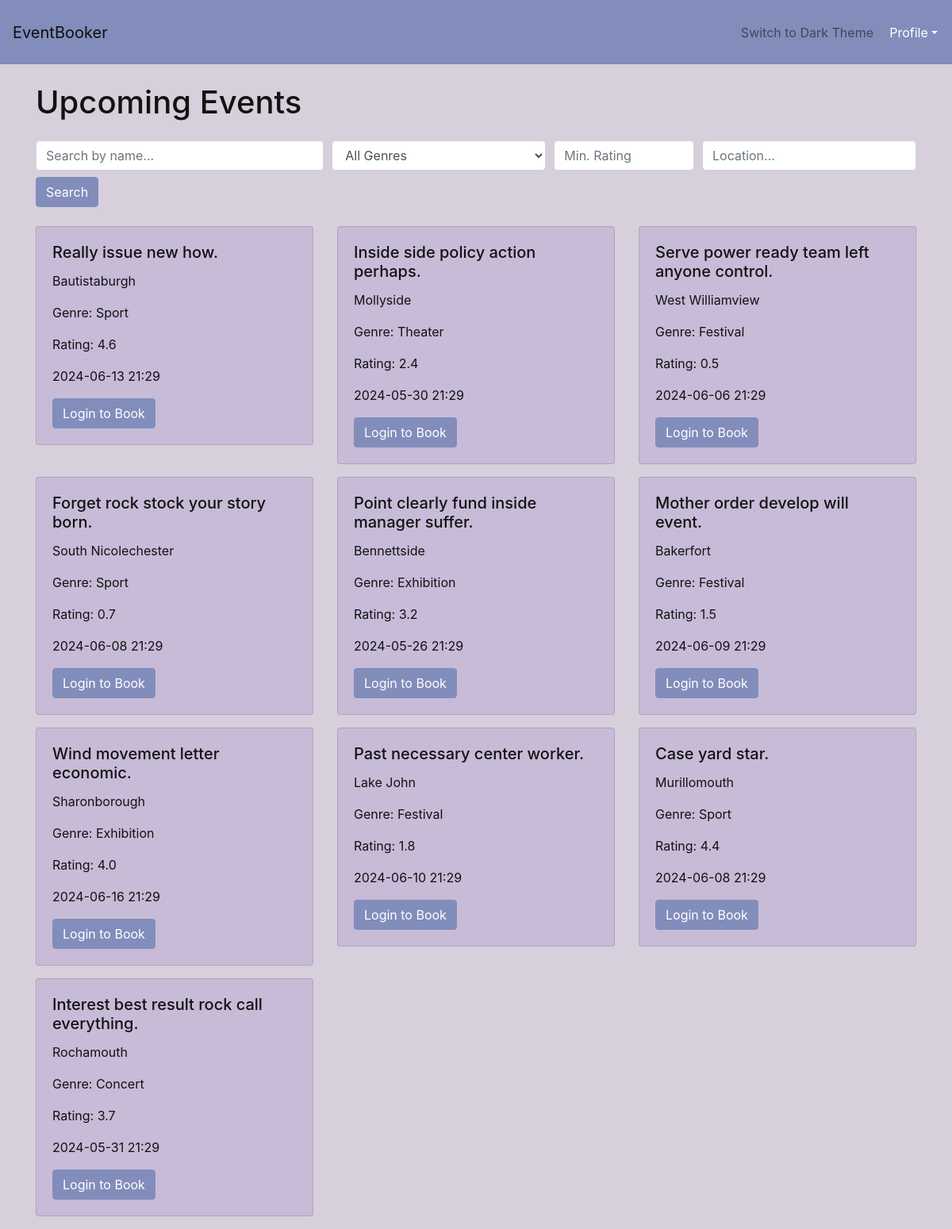
Page /home on the earlier database version.
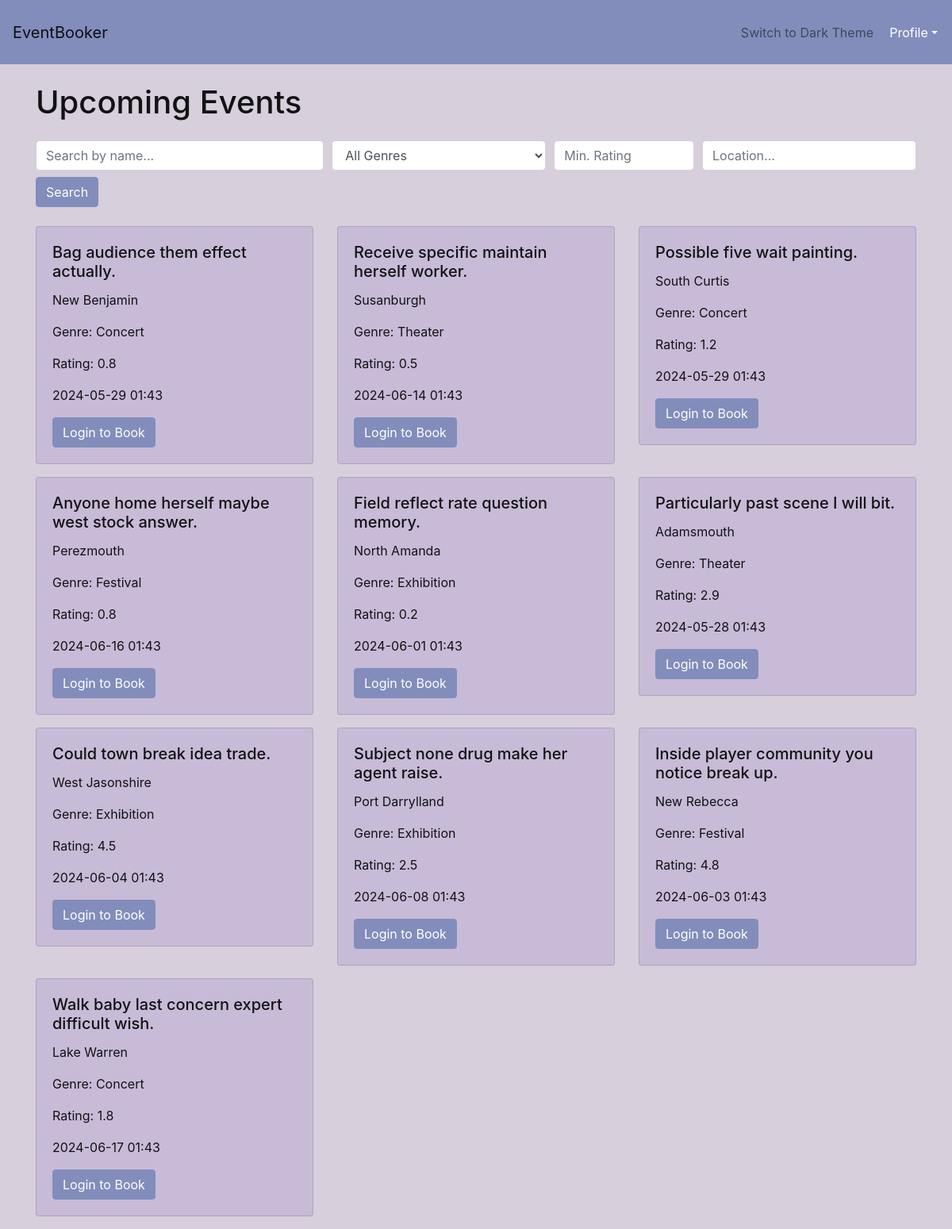
Same page on the later database version.
### app/models.py (models this page shows)
class Event(db.Model):
    id = db.Column(db.Integer, primary_key=True)
    name = db.Column(db.String(100), nullable=False)
    location = db.Column(db.String(100), nullable=False)
    date = db.Column(db.DateTime, nullable=False)
    genre = db.Column(db.String(50))
    rating = db.Column(db.Float, default=0.0)
    bookings = db.relationship('Booking', backref='event', lazy=True, cascade='all, delete-orphan')

### app/routes.py (the view)
@app.route('/')
@app.route('/home')
def home() -> str:
    if current_user.is_authenticated:
        user_preferences = current_user.preferences.split(',') if current_user.preferences else []
        preferred_events = Event.query.filter(Event.genre.in_(user_preferences)).all()
        other_events = Event.query.filter(Event.genre.notin_(user_preferences)).all()
        events = preferred_events + other_events
    else:
        events = Event.query.all()
    current_theme = request.cookies.get('theme', 'light')  # Получаем текущую тему из куки
    return render_template('home.html', events=events, current_theme=current_theme)  # Передаем текущую тему в контекст шаблона

### app/templates/home.html (shortened to what this page needs)
{% extends 'base.html' %}
{% block content %}
<div class="container mt-4">
    <h1 class="mb-4">Upcoming Events</h1>
        <form method="GET" action="{{ url_for('search') }}" class="mb-4">
            <div class="form-row">
                <div class="col-md-4">
                    <input type="text" class="form-control" name="query" placeholder="Search by name..." value="{{ query }}">
                </div>
                <div class="col-md-3">
                    <select class="form-control" name="genre">
                        <option value="">All Genres</option>
                    </select>
                </div>
                <div class="col-md-2">
                    <input type="number" class="form-control" name="min_rating" min="0" max="5" step="0.1" placeholder="Min. Rating" value="{{ min_rating }}">
                </div>
                <div class="col-md-3">
                    <input type="text" class="form-control" name="location" placeholder="Location..." value="{{ location }}">
                </div>
            </div>
            <button type="submit" class="btn btn-primary mt-2">Search</button>
        </form>
    <div class="row">
        {% for event in events %}
        <div class="col-md-4 mb-3">
            <div class="card {% if current_theme == 'light' %}light-theme{% else %}dark-theme{% endif %}">
                <div class="card-body">
                    <h5 class="card-title">{{ event.name }}</h5>
                    <p class="card-text">{{ event.location }}</p>
                    <p class="card-text">Genre: {{ event.genre }}</p>
                    <p class="card-text">Rating: {{ event.rating }}</p>
                    <p class="card-text">{{ event.date.strftime('%Y-%m-%d %H:%M') }}</p>
                    {% if current_user.is_authenticated %}
                        {% set booking = current_user.bookings|selectattr('event_id', '==', event.id)|first %}
                        {% if booking %}
                            {% if not booking.is_paid %}
                                <a href="{{ url_for('payment', booking_id=booking.id) }}" class="btn btn-success">Pay</a>
                            {% endif %}
                        {% else %}
                            <a href="{{ url_for('book', event_id=event.id) }}" class="btn btn-primary">Book Now</a>
                        {% endif %}
                    {% else %}
                        <a href="{{ url_for('login') }}" class="btn btn-primary">Login to Book</a>
                    {% endif %}
                </div>
            </div>
        </div>
        {% endfor %}
    </div>
</div>
{% endblock %}

### app/templates/base.html (shortened to what this page needs)
<!DOCTYPE html>
<html lang="en">
<head>
    <link href="https://stackpath.bootstrapcdn.com/bootstrap/4.5.2/css/bootstrap.min.css" rel="stylesheet">
</head>
<body class="light-theme">
    <nav class="navbar navbar-expand-lg light-theme">
        <a class="navbar-brand" href="{{ url_for('home') }}">EventBooker</a>
        <div class="collapse navbar-collapse" id="navbarNav">
            <ul class="navbar-nav ml-auto align-items-center">
                <li class="nav-item">
                    <a class="nav-link" href="#" id="theme-toggle">Switch to Dark Theme</a>
                </li>
                <li class="nav-item dropdown">
                    <a class="profile-button dropdown-toggle" href="#" id="profile-dropdown" data-toggle="dropdown" aria-haspopup="true" aria-expanded="false">
                        Profile
                    </a>
                </li>
            </ul>
        </div>
    </nav>
    {% block content %}{% endblock %}
</body>
</html>

### app/templates/base.html (style rules this page uses)
body.light-theme { background-color: #D7CFDB; color: #121212; }
.navbar.light-theme { background-color: #828DBB; }
.light-theme .btn-primary { background-color: #828DBB; border-color: #828DBB; color: #fff; }
.navbar { transition: background-color 0.3s ease; }
.card.light-theme { background-color: #C7BBD7; color: #121212; }
.profile-button { border-radius: 50%; width: 65px; height: 65px; color: #fff; display: flex; align-items: center; justify-content: center; margin-left: 10px; position: relative; z-index: 1001; }
.btn { transition: background-color 0.3s ease, color 0.3s ease; }

Differences in the rows shown:
removed Event: name "Serve power ready team left anyone control.", location "West Williamview", genre "Festival", rating "0.5", date "2024-06-06 21:29"
removed Event: name "Forget rock stock your story born.", location "South Nicolechester", genre "Sport", rating "0.7", date "2024-06-08 21:29"
removed Event: name "Mother order develop will event.", location "Bakerfort", genre "Festival", rating "1.5", date "2024-06-09 21:29"
removed Event: name "Past necessary center worker.", location "Lake John", genre "Festival", rating "1.8", date "2024-06-10 21:29"
removed Event: name "Case yard star.", location "Murillomouth", genre "Sport", rating "4.4", date "2024-06-08 21:29"
changed Event: name "Really issue new how." → "Bag audience them effect actually."; location "Bautistaburgh" → "New Benjamin"; genre "Sport" → "Concert"; rating "4.6" → "0.8"; date "2024-06-13 21:29" → "2024-05-29 01:43"
changed Event: name "Inside side policy action perhaps." → "Receive specific maintain herself worker."; location "Mollyside" → "Susanburgh"; rating "2.4" → "0.5"; date "2024-05-30 21:29" → "2024-06-14 01:43"
added Event: name "Possible five wait painting.", location "South Curtis", genre "Concert", rating "1.2", date "2024-05-29 01:43"
added Event: name "Anyone home herself maybe west stock answer.", location "Perezmouth", genre "Festival", rating "0.8", date "2024-06-16 01:43"
changed Event: name "Point clearly fund inside manager suffer." → "Field reflect rate question memory."; location "Bennettside" → "North Amanda"; rating "3.2" → "0.2"; date "2024-05-26 21:29" → "2024-06-01 01:43"
added Event: name "Particularly past scene I will bit.", location "Adamsmouth", genre "Theater", rating "2.9", date "2024-05-28 01:43"
changed Event: name "Wind movement letter economic." → "Could town break idea trade."; location "Sharonborough" → "West Jasonshire"; rating "4.0" → "4.5"; date "2024-06-16 21:29" → "2024-06-04 01:43"
added Event: name "Subject none drug make her agent raise.", location "Port Darrylland", genre "Exhibition", rating "2.5", date "2024-06-08 01:43"
added Event: name "Inside player community you notice break up.", location "New Rebecca", genre "Festival", rating "4.8", date "2024-06-03 01:43"
changed Event: name "Interest best result rock call everything." → "Walk baby last concern expert difficult wish."; location "Rochamouth" → "Lake Warren"; rating "3.7" → "1.8"; date "2024-05-31 21:29" → "2024-06-17 01:43"
